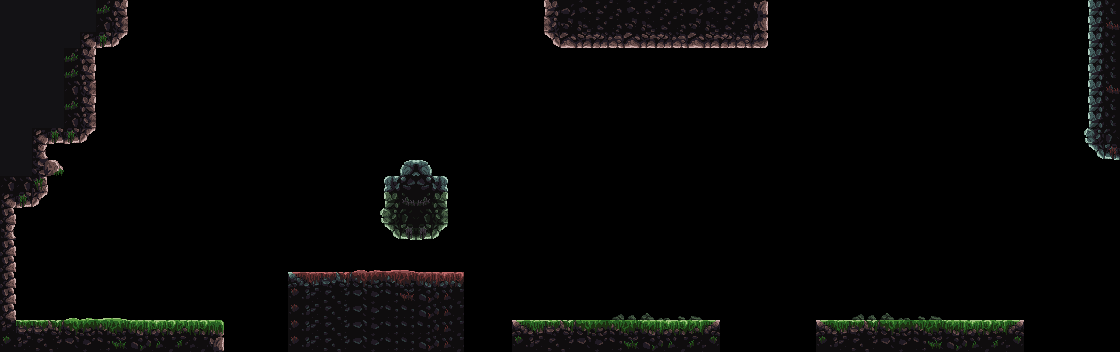

This game map was drawn from its Tiled (.tmx) file and the tilesets committed beside it. A one-line description and the trimmed map source follow:
An orthogonal 70x22 tile map with 16x16 px tiles, 2 tile layers (bg, solid) and 3 objects (player, skeleton, batSpawner).

<map version="1.10" tiledversion="1.10.2" orientation="orthogonal" renderorder="right-down" width="70" height="22" tilewidth="16" tileheight="16" infinite="0" nextlayerid="4" nextobjectid="6">
 <tileset firstgid="1" name="main_lev_buildA" tilewidth="16" tileheight="16" tilecount="7056" columns="84">
  <image source="../sprites/PixelPlatformerSet2v.1.1/main_lev_buildA.png" width="1344" height="1344" />
 </tileset>
 <layer id="2" name="bg" width="70" height="22">
  <data>[1540 cells, 40 non-empty, 34 distinct tile ids]</data>
 </layer>
 <objectgroup id="3" name="objects">
  <object id="2" name="player" x="71.7383" y="258">
   <point />
  </object>
  <object id="3" name="skeleton" x="639.5" y="306">
   <point />
  </object>
  <object id="4" name="batSpawner" x="747.5" y="-2.5" width="176.5" height="350">
   <properties>
    <property name="frequency" type="int" value="5000" />
   </properties>
  </object>
 </objectgroup>
 <layer id="1" name="solid" width="70" height="22">
  <data>[1540 cells, 297 non-empty, 108 distinct tile ids]</data>
 </layer>
</map>
